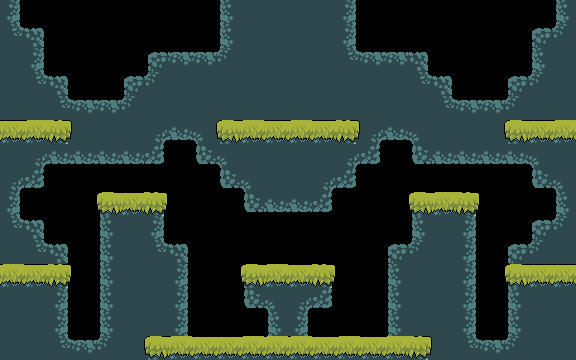

A 2D game scene composited from a Tiled map and its tileset images. What follows is a short description and the map's XML, with every tile layer's data as written:
An orthogonal 24x15 tile map with 24x24 px tiles, 3 tile layers (decor, decor2, solid), 1 hidden layer not drawn, 2 tilesets and 12 objects.

<map version="1.0" orientation="orthogonal" renderorder="right-down" width="24" height="15" tilewidth="24" tileheight="24" nextobjectid="59">
 <tileset firstgid="1" name="tiles 24" tilewidth="24" tileheight="24" tilecount="16" columns="4">
  <image source="tiles 24.png" width="96" height="96" />
 </tileset>
 <tileset firstgid="17" name="tileset" tilewidth="24" tileheight="24" tilecount="100" columns="10">
  <image source="../assets/img/tiles_spritesheet.png" width="240" height="240" />
 </tileset>
 <layer name="decor" width="24" height="15">
  <data encoding="csv">
43,0,0,0,0,0,0,0,0,97,98,98,98,98,99,0,0,0,0,0,0,0,0,41,
112,33,0,0,0,0,0,0,0,97,98,98,98,98,99,0,0,0,0,0,0,0,31,114,
98,43,0,0,0,0,31,32,32,114,98,98,98,98,112,32,32,33,0,0,0,0,41,98,
98,112,33,0,0,31,114,98,98,98,98,98,98,98,98,98,98,112,33,0,0,31,114,98,
98,98,112,32,32,114,98,98,98,98,98,98,98,98,98,98,98,98,112,32,32,114,98,98,
0,0,98,98,98,98,92,52,94,98,0,0,0,0,98,92,52,94,98,98,98,98,98,98,
98,92,52,52,52,52,53,0,51,94,98,98,98,98,92,53,0,51,52,52,52,52,94,98,
92,53,0,0,0,0,0,0,0,51,94,98,98,92,53,0,0,0,0,0,0,0,51,94,
43,0,0,0,0,0,0,0,0,0,51,52,52,53,0,0,0,0,0,0,0,0,0,41,
112,33,0,0,97,98,109,0,0,0,0,0,0,0,0,0,0,97,98,102,0,0,31,114,
108,112,33,0,97,98,112,33,0,0,0,0,0,0,0,0,31,114,98,102,0,31,114,98,
0,0,0,0,41,98,98,43,0,0,0,98,98,0,0,0,41,98,98,102,0,0,0,0,
98,98,102,0,41,98,98,43,0,0,51,94,92,53,0,0,41,98,98,102,0,41,98,98,
98,98,102,0,41,98,98,43,0,0,0,41,43,0,0,0,41,98,98,102,0,41,98,98,
98,98,112,113,114,98,98,0,0,0,0,0,0,0,0,0,0,98,98,112,32,114,98,98
</data>
 </layer>
 <layer name="decor2" width="24" height="15">
  <data encoding="csv">
0,0,0,0,0,0,0,0,0,0,0,0,0,0,0,0,0,0,0,0,0,0,0,0,
0,0,0,0,0,0,0,0,0,0,0,0,0,0,0,0,0,0,0,0,0,0,0,0,
0,0,0,0,0,0,0,0,0,0,0,0,0,0,0,0,0,0,0,0,0,0,0,0,
0,0,0,0,0,0,0,0,0,0,0,0,0,0,0,0,0,0,0,0,0,0,0,0,
0,0,0,0,0,0,0,0,0,0,0,0,0,0,0,0,0,0,0,0,0,0,0,0,
0,0,0,0,0,0,0,0,0,0,0,0,0,0,0,0,0,0,0,0,0,0,0,0,
0,0,0,0,0,0,0,0,0,0,0,0,0,0,0,0,0,0,0,0,0,0,0,0,
0,0,0,0,0,0,0,0,0,0,0,0,0,0,0,0,0,0,0,0,0,0,0,0,
0,0,0,0,0,0,0,0,0,0,0,0,0,0,0,0,0,0,0,0,0,0,0,0,
0,0,0,0,0,0,0,0,0,0,0,0,0,0,0,0,0,0,0,0,0,0,0,0,
0,0,0,0,0,0,0,0,0,0,0,0,0,0,0,0,0,0,0,0,0,0,0,0,
0,0,0,0,0,0,0,0,0,0,0,0,0,0,0,0,0,0,0,0,0,0,0,0,
0,0,0,0,0,0,0,0,0,0,0,0,0,0,0,0,0,0,0,0,0,0,0,0,
0,0,0,0,0,0,0,0,0,0,0,0,0,0,0,0,0,0,0,0,0,0,0,0,
0,0,0,0,0,0,0,0,0,0,97,98,98,99,0,0,0,0,0,0,0,0,0,0
</data>
 </layer>
 <layer name="solid" width="24" height="15">
  <data encoding="csv">
0,0,0,0,0,0,0,0,0,0,0,0,0,0,0,0,0,0,0,0,0,0,0,0,
0,0,0,0,0,0,0,0,0,0,0,0,0,0,0,0,0,0,0,0,0,0,0,0,
0,0,0,0,0,0,0,0,0,0,0,0,0,0,0,0,0,0,0,0,0,0,0,0,
0,0,0,0,0,0,0,0,0,0,0,0,0,0,0,0,0,0,0,0,0,0,0,0,
0,0,0,0,0,0,0,0,0,0,0,0,0,0,0,0,0,0,0,0,0,0,0,0,
20,18,19,0,0,0,0,0,0,17,18,20,18,20,19,0,0,0,0,0,0,17,20,18,
0,0,0,0,0,0,0,0,0,0,0,0,0,0,0,0,0,0,0,0,0,0,0,0,
0,0,0,0,0,0,0,0,0,0,0,0,0,0,0,0,0,0,0,0,0,0,0,0,
0,0,0,0,17,20,19,0,0,0,0,0,0,0,0,0,0,17,18,19,0,0,0,0,
0,0,0,0,0,0,0,0,0,0,0,0,0,0,0,0,0,0,0,0,0,0,0,0,
0,0,0,0,0,0,0,0,0,0,0,0,0,0,0,0,0,0,0,0,0,0,0,0,
18,20,19,0,0,0,0,0,0,0,17,18,20,19,0,0,0,0,0,0,0,17,20,20,
0,0,0,0,0,0,0,0,0,0,0,0,0,0,0,0,0,0,0,0,0,0,0,0,
0,0,0,0,0,0,0,0,0,0,0,0,0,0,0,0,0,0,0,0,0,0,0,0,
0,0,0,0,0,0,17,18,20,20,18,18,18,20,18,20,18,19,0,0,0,0,0,0
</data>
 </layer>
 <objectgroup name="respawns" visible="0">
  <object id="30" x="24" y="48" width="24" height="24" />
  <object id="31" x="528" y="48" width="24" height="24" />
  <object id="33" x="312" y="48" width="24" height="24" />
  <object id="34" x="240" y="48" width="24" height="24" />
  <object id="35" x="120" y="120" width="24" height="24" />
  <object id="36" x="432" y="120" width="24" height="24" />
  <object id="37" x="216" y="264" width="24" height="24" />
  <object id="38" x="336" y="264" width="24" height="24" />
  <object id="53" x="264" y="216" width="24" height="24" />
  <object id="54" x="528" y="192" width="24" height="24" />
  <object id="57" x="24" y="192" width="24" height="24" />
  <object id="58" x="288" y="216" width="24" height="24" />
 </objectgroup>
 <layer name="animations" width="24" height="15" visible="0">
  <data encoding="csv">
0,0,0,0,0,0,0,0,0,0,0,0,0,0,0,0,0,0,0,0,0,0,0,0,
0,0,0,0,0,0,0,0,0,0,0,0,0,0,0,0,0,0,0,0,0,0,0,0,
0,0,0,0,0,0,0,0,0,0,0,0,0,0,0,0,0,0,0,0,0,0,0,0,
0,0,0,0,0,0,0,0,0,0,0,0,0,0,0,0,0,0,0,0,0,0,0,0,
0,37,47,0,0,0,0,0,0,27,37,0,37,0,47,0,0,0,0,0,0,27,0,37,
0,0,0,0,0,0,0,0,0,0,0,0,0,0,0,0,0,0,0,0,0,0,0,0,
0,0,0,0,0,0,0,0,0,0,0,0,0,0,0,0,0,0,0,0,0,0,0,0,
0,0,0,0,27,0,47,0,0,0,0,0,0,0,0,0,0,27,37,47,0,0,0,0,
0,0,0,0,0,0,0,0,0,0,0,0,0,0,0,0,0,0,0,0,0,0,0,0,
0,0,0,0,0,0,0,0,0,0,0,0,0,0,0,0,0,0,0,0,0,0,0,0,
37,0,47,0,0,0,0,0,0,0,27,37,0,47,0,0,0,0,0,0,0,27,0,0,
0,0,0,0,0,0,0,0,0,0,0,0,0,0,0,0,0,0,0,0,0,0,0,0,
0,0,0,0,0,0,0,0,0,0,0,0,0,0,0,0,0,0,0,0,0,0,0,0,
0,0,0,0,0,0,27,37,0,0,37,37,37,0,37,0,37,47,0,0,0,0,0,0,
67,67,67,67,67,67,67,67,67,67,67,67,67,67,67,67,67,67,67,67,67,67,67,67
</data>
 </layer>
 <objectgroup name="collisions" visible="0" />
</map>
